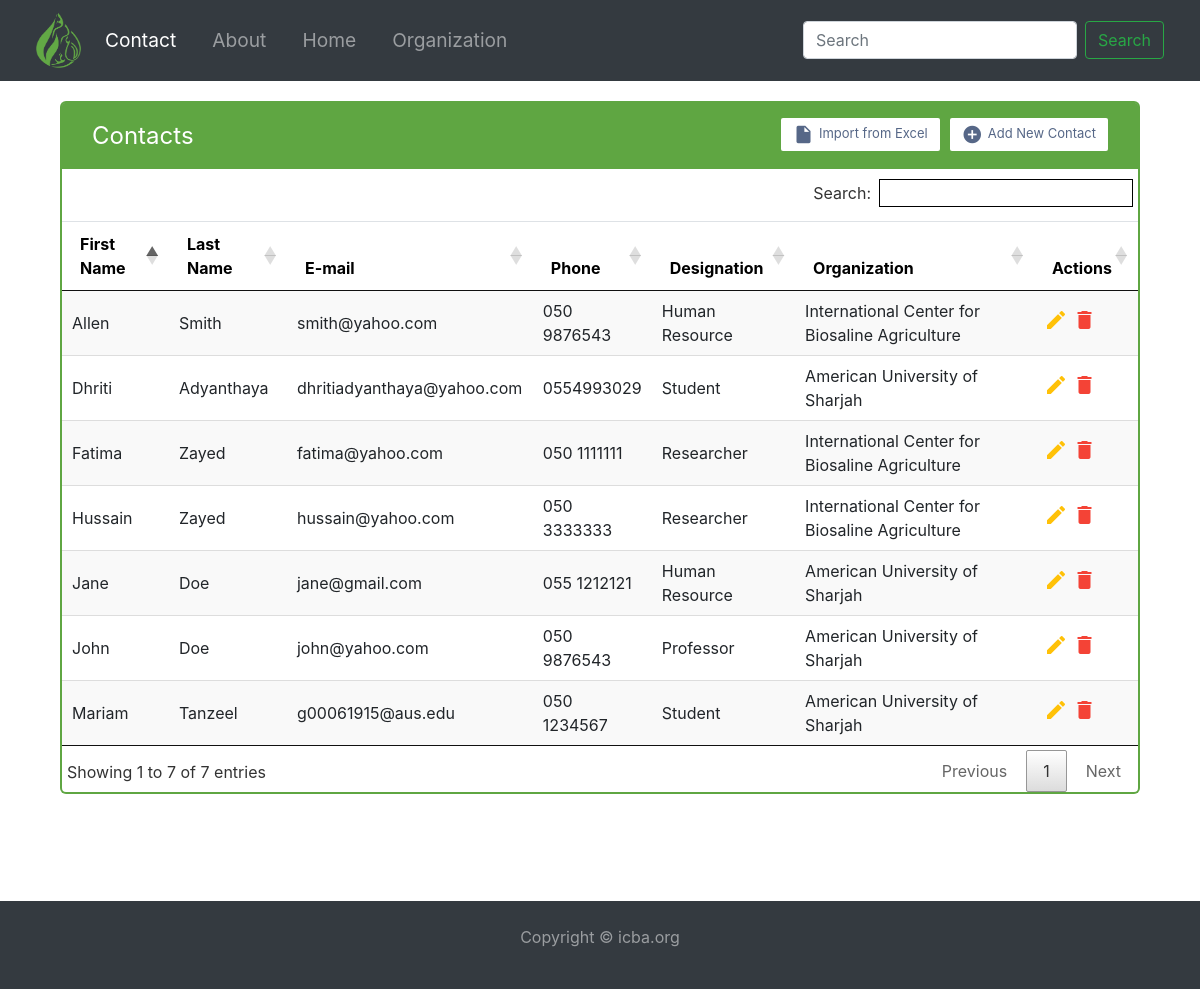
/contact/, run on an earlier commit of the app's database.
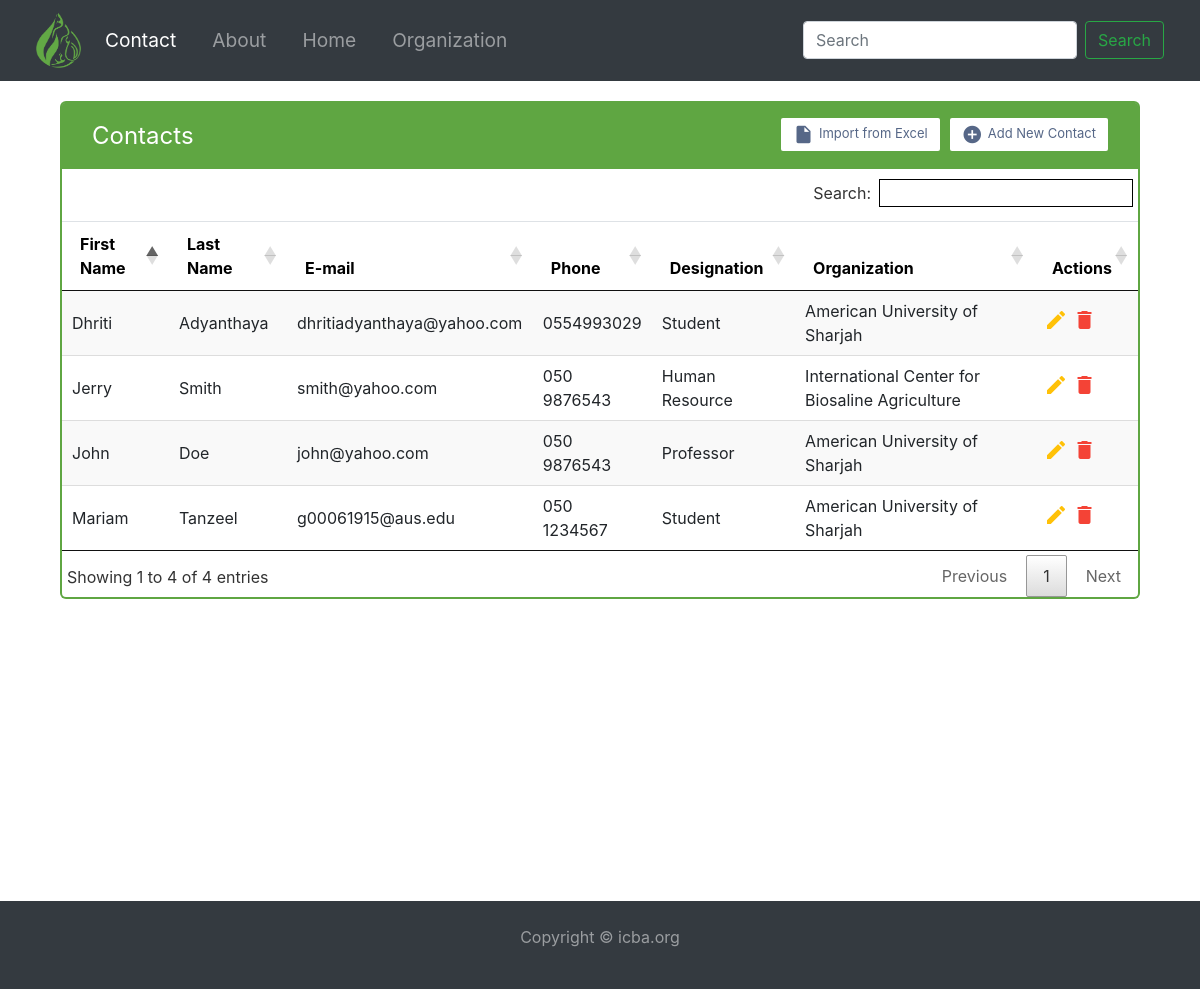
And on a later commit of the database.
### contacts/models.py (models this page shows)
class Menu(models.Model):
    title = models.CharField(max_length=40)
    link = models.CharField(max_length=1041)
    alt = models.CharField(max_length=100)

class Contact(models.Model):
    First_Name = models.CharField(max_length=30)
    Last_Name = models.CharField(max_length=30)
    Email = models.EmailField(unique=True)
    Phone_Number = models.CharField(max_length=15, unique=True)
    designation = models.CharField(max_length=60)
    Organizations = models.ForeignKey(Organization, null=True, on_delete=models.SET_NULL)

class Organization(models.Model):
    Name = models.CharField(max_length=100, null=False)
    Category = models.CharField(max_length=200, null=False)
    Address = models.CharField(max_length=100)
    Website = models.URLField()
    Email = models.EmailField(unique=True)
    Phone = models.CharField(max_length=15, unique=True)
    def __str__(self):
        return self.Name

### contacts/views.py (the view)
# urls.py: path('contact/', views.contact),
def contact(request):
    all_contact_list = all_contacts(request)
    import_csv = excel_import_contacts(request)
    context = {'contacts': all_contact_list, 'messages': import_csv}
    return render(request, 'contact.html', context)

### contacts/context_processors.py (called while the page is built)
def navigation_bar(request):
    menu = Menu.objects.all()
    return {
        'menu_items': menu
    }

### contacts/views.py (called while the page is built, shortened)
def all_contacts(request):
    contacts = Contact.objects.all()
    return contacts

def excel_import_contacts(request):
    template = "contact.html"
    data = Contact.objects.all()
    context = {}
    prompt = {
        'order': 'Order of the CSV should be First_Name, Last_Name, Email, Phone_Number, designation, Organizations',
        'profiles': data
    }
    if request.method == "GET":
        return render(request, template, prompt)

### contacts/templates/contact.html (shortened to what this page needs)
{% extends 'base.html' %}
{% block stylings %}
{% load static %}
<link rel="stylesheet" href="{% static 'contacts/jquery.dataTables.min.css' %}" type="text/css">
{% include 'Table_Stylings.html' %}
{% endblock stylings %}
{% block content%}
<div class="table-wrapper">
    <div class="table-title">
        <div class="row">
            <div class="col-sm-5">
                <span style="font-size:24px">Contacts</span>
            </div>
            <div class="col-sm-7" style="top: 0px;">
                <a href="new_contact/" class="btn btn-primary"><i class="material-icons">&#xE147;</i> <span>Add New Contact</span></a>
                <a class="btn btn-primary" data-toggle="modal" data-target="#myModal"><i
                        class="material-icons">&#xE24D;</i> <span>Import from Excel</span></a>
            </div>
        </div>
    </div>
    <table id="example" class="table  hover row-border stripe no-wrap" style="width:100%">
        <thead>
        <tr style="background-color: white; color: black">
            <th>First Name</th>
            <th>Last Name</th>
            <th>E-mail</th>
            <th>Phone</th>
            <th>Designation</th>
            <th>Organization</th>
            <th>Actions</th>
        </tr>
        </thead>
        <tbody>
        {% for contact in contacts%}
        <tr>
            <td>{{contact.First_Name}}</td>
            <td>{{contact.Last_Name}}</td>
            <td>{{contact.Email}}</td>
            <td>{{contact.Phone_Number}}</td>
            <td>{{contact.designation}}</td>
            <td>{{contact.Organizations}}</td>
            <td>
                <a href="{% url 'update_contact' contact.id %}"><i class="material-icons md-24"
                                                                   style="font-size: 24px; color: #FFC107"
                                                                   data-toggle="tooltip" title="Edit">&#xE254;</i></a>
                <a href="{% url 'delete_contact' pk=contact.id %}" class="confirm-delete" title="Delete"
                   data-toggle="modal" data-target="#confirmModal" id="deleteButton{{contact.id}}"><i
                        class="material-icons md-24" style="font-size: 24px; color: #F44336" data-toggle="tooltip"
                        title="Delete">&#xE872;</i></a>
            </td>
        </tr>
        {%endfor%}
        </tbody>
    </table>
</div>
{% endblock content%}

### templates/base.html (shortened to what this page needs)
<!doctype html>
<html lang="en" style="margin: 0; height: 100%;">
<head>
    <link rel="stylesheet" href="https://stackpath.bootstrapcdn.com/bootstrap/4.5.0/css/bootstrap.min.css"
>
    {% block stylings %}
    {% endblock stylings %}
</head>
<body style="margin: 0; height: 100%;">
{% include 'nav.html' %}
<div id="page-container" style="position: relative; min-height: 100vh;">
        {% block content %}
        {% endblock content %}
</div>
<footer id="footer" class="py-4 bg-dark text-white-50" style="
   left: 0;
   bottom: 0;
   width: 100%;
   text-align: center;">
    <div class="container text-center">
        <p>Copyright &copy; icba.org</p>
    </div>
</footer>
</body>
</html>

### contacts/templates/Table_Stylings.html (shortened to what this page needs)
<link rel="stylesheet" href="https://cdn.datatables.net/buttons/1.6.2/css/buttons.dataTables.min.css">
<link rel="stylesheet" href="https://cdn.datatables.net/1.10.21/css/dataTables.bootstrap4.min.css">

### templates/nav.html (shortened to what this page needs)
{% load static %}
<nav class="navbar navbar-expand-md navbar-dark bg-dark sticky-top">
    <div class="container-fluid" style="padding-left: 20px!important; padding-right: 20px!important">
  <a class="navbar-brand" href="https://www.biosaline.org/"><img src="{% static 'contacts/images/icba.png' %}" alt="logo" style="width:45px;height:55px"></a>
  <div class="collapse navbar-collapse" id="navbarSupportedContent">
    <ul class="navbar-nav mr-auto">
      {% for menu in menu_items %}
        {% if request.path == menu.link %}
             <li class="nav-item active">
            <a class="nav-link" alt="{{menu.alt}}" href="{{menu.link}}">{{menu.title}}</a>
          </li>
        {% else %}
      <li class="nav-item">
        <a class="nav-link" alt="{{menu.alt}}" href="{{menu.link}}">{{menu.title}}</a>
      </li>
        {% endif %}
   {% endfor %}
    </ul>
<form class="form-inline my-2 my-lg-0">
      <input class="form-control mr-sm-2" type="search" placeholder="Search" aria-label="Search">
      <button class="btn btn-outline-success my-2 my-sm-0" type="submit">Search</button>
    </form>
  </div>
    </div>
</nav>

### templates/nav.html (style rules this page uses)
.navbar-nav li { padding-right: 20px; }
.nav-link { font-size: 1.2em !important; }

What changed in the data, as far as the page shows it:
removed Contact: First_Name "Jane", Last_Name "Doe", Email "jane@gmail.com", Phone_Number "055 1212121", designation "Human Resource", Organizations "American University of Sharjah"
removed Contact: First_Name "Fatima", Last_Name "Zayed", Email "fatima@yahoo.com", Phone_Number "050 1111111", designation "Researcher", Organizations "International Center for Biosaline Agriculture"
removed Contact: First_Name "Hussain", Last_Name "Zayed", Email "hussain@yahoo.com", Phone_Number "050 3333333", designation "Researcher", Organizations "International Center for Biosaline Agriculture"
changed Contact "Smith": First_Name "Allen" → "Jerry"
Also different on the page:
text written by a page script: "Search: Showing 1 to 7 of 7 entries Previous 1 Next" → "Search: Showing 1 to 4 of 4 entries Previous 1 Next"
